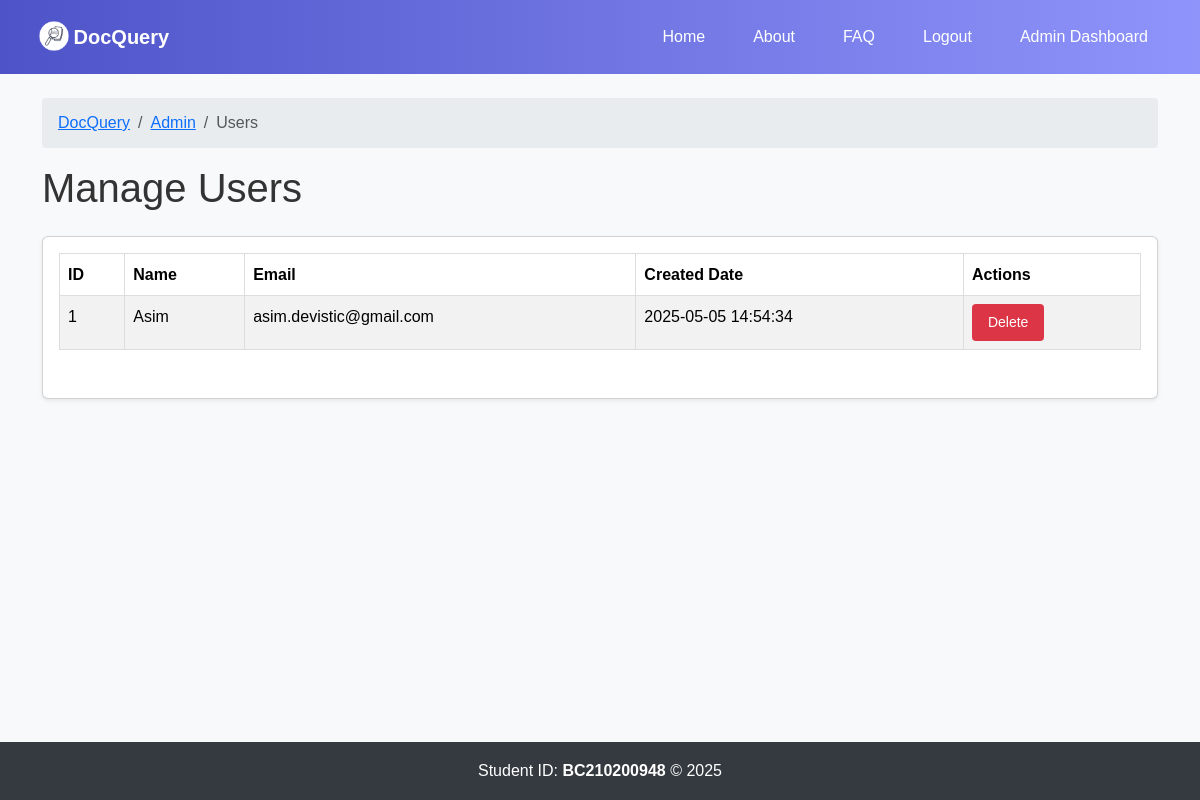
The app's page /admin/users (signed in), older data.
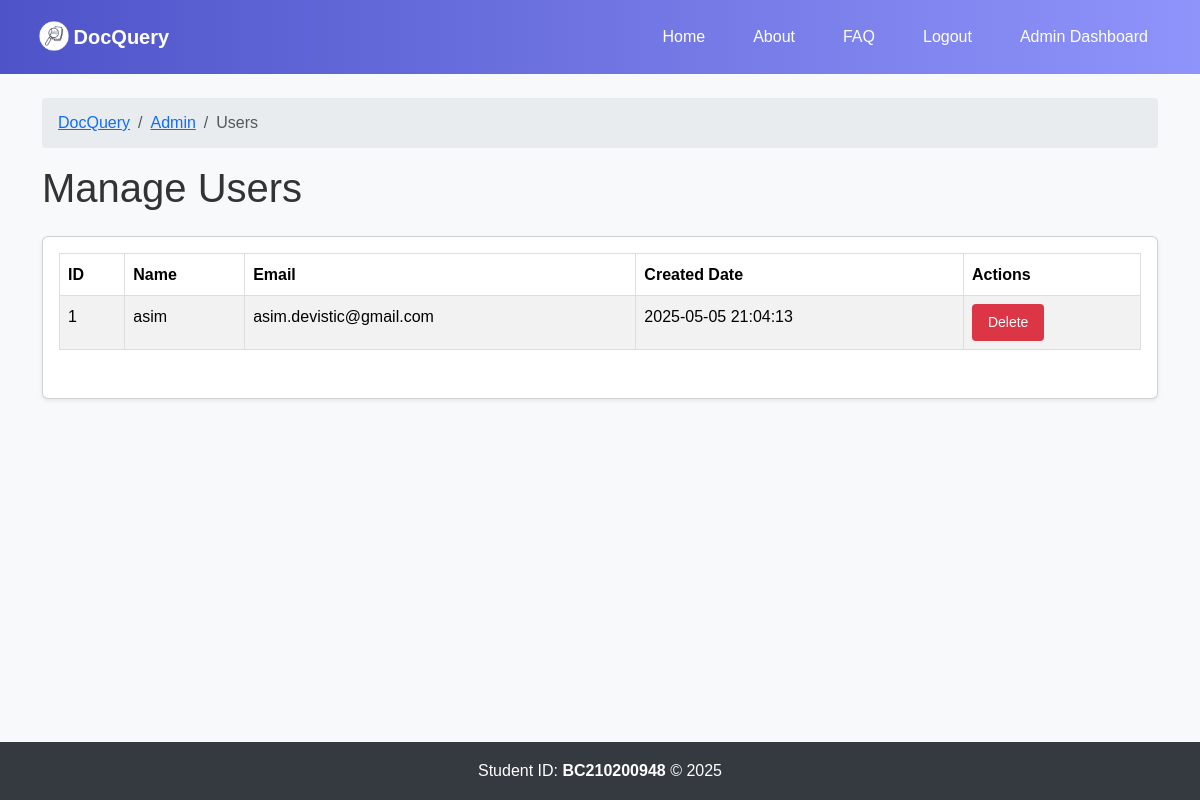
The same page, newer data.
### tables this page shows
CREATE TABLE User (
    id INTEGER PRIMARY KEY AUTOINCREMENT,
    username TEXT NOT NULL,
    email TEXT NOT NULL UNIQUE,
    password_hash TEXT NOT NULL,
    created_date DATETIME DEFAULT CURRENT_TIMESTAMP,
    created_by TEXT NOT NULL DEFAULT 'System',
    updated_date DATETIME DEFAULT CURRENT_TIMESTAMP,
    updated_by TEXT NOT NULL DEFAULT 'System',
    is_deleted BOOLEAN DEFAULT FALSE,
    admin_remarks TEXT
);

### app/routes/admin_routes.py (the view)
@admin_bp.route('/users')
@admin_required
def users():
    conn = get_db_connection()
    users = conn.execute('SELECT * FROM User WHERE is_deleted = 0').fetchall()
    conn.close()
    log_action('Admin', session['user_id'], 'VIEW_USERS', 'Admin viewed users list')
    return render_template('admin/users.html', users=users)

### app/utils/db.py (called while the page is built)
def get_db_connection():
    conn = sqlite3.connect(current_app.config['DATABASE'])
    conn.row_factory = sqlite3.Row
    return conn

### app/utils/logging.py (called while the page is built)
def log_action(table_name, record_id, action, remarks, error_code=None, request_time=None):
    conn = get_db_connection()
    try:
        conn.execute(
            'INSERT INTO Logs (table_name, record_id, action, system_remarks, error_code, request_time, created_by, updated_by) '
            'VALUES (?, ?, ?, ?, ?, ?, ?, ?)',
            (table_name, record_id, action, remarks, error_code, request_time,
             session.get('email', 'System'), session.get('email', 'System'))
        )
        conn.commit()
    finally:
        conn.close()

### app/templates/admin/users.html (shortened to what this page needs)
{% extends 'layout.html' %}
{% block page_heading %}Manage Users{% endblock %}
{% block breadcrumbs %}
    <li class="breadcrumb-item active" aria-current="page">Users</li>
{% endblock %}
{% block content %}
<div class="card shadow-sm">
    <div class="card-body">
        <div class="table-responsive">
            <table class="table table-striped table-hover">
                <thead>
                    <tr>
                        <th>ID</th>
                        <th>Name</th>
                        <th>Email</th>
                        <th>Created Date</th>
                        <th>Actions</th>
                    </tr>
                </thead>
                <tbody>
                    {% for user in users %}
                        <tr>
                            <td>{{ user.id }}</td>
                            <td>{{ user.username }}</td>
                            <td>{{ user.email }}</td>
                            <td>{{ user.created_date }}</td>
                            <td>
                                <button class="btn btn-danger btn-sm" onclick="confirmDelete({{ user.id }})">Delete</button>
                            </td>
                        </tr>
                    {% endfor %}
                </tbody>
            </table>
        </div>
    </div>
</div>
{% endblock %}

Row changes from the older to the newer data that the page shows:
changed User "asim.devistic@gmail.com": username "Asim" → "asim"; created_date "2025-05-05 14:54:34" → "2025-05-05 21:04:13"
